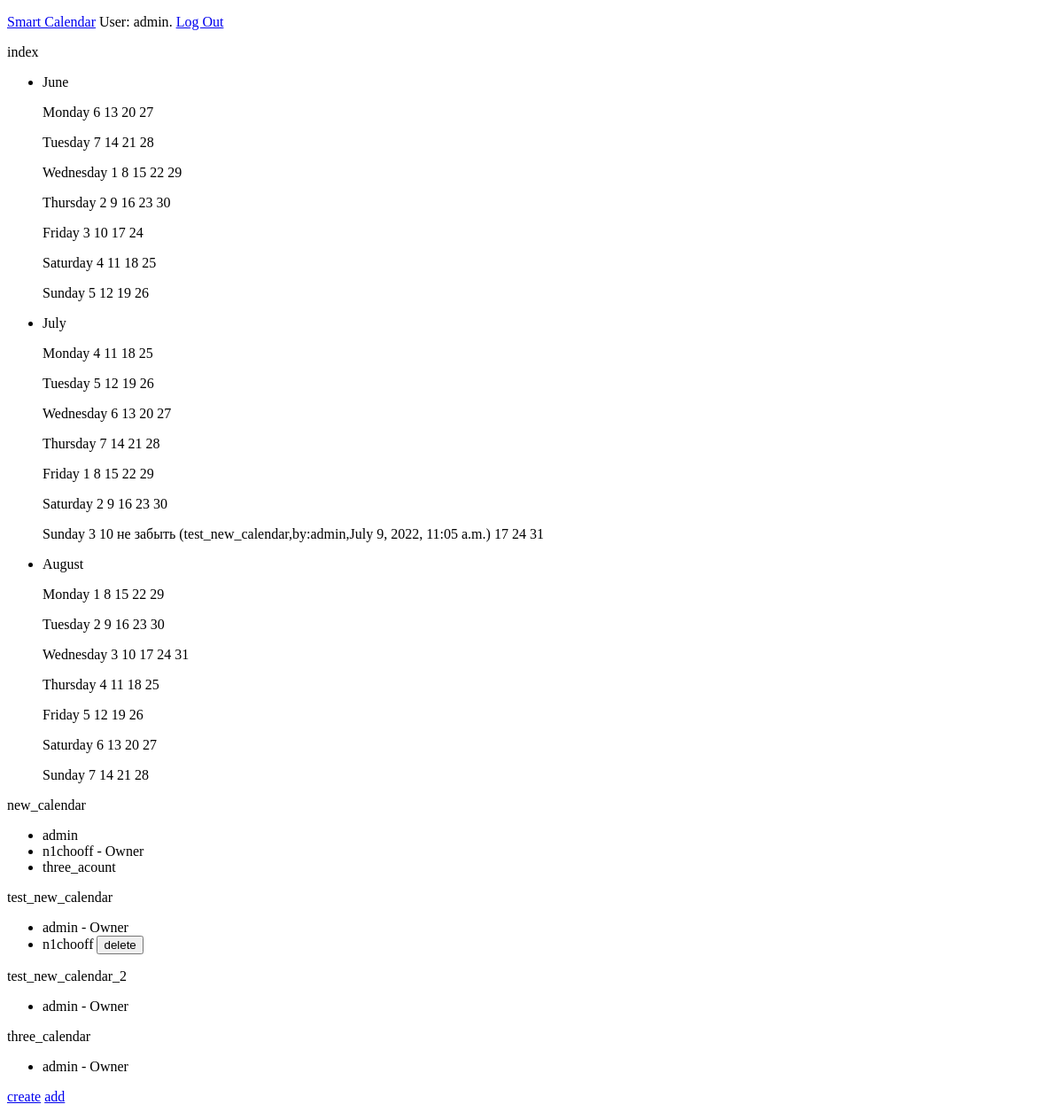
The app's page / (signed in), older data.
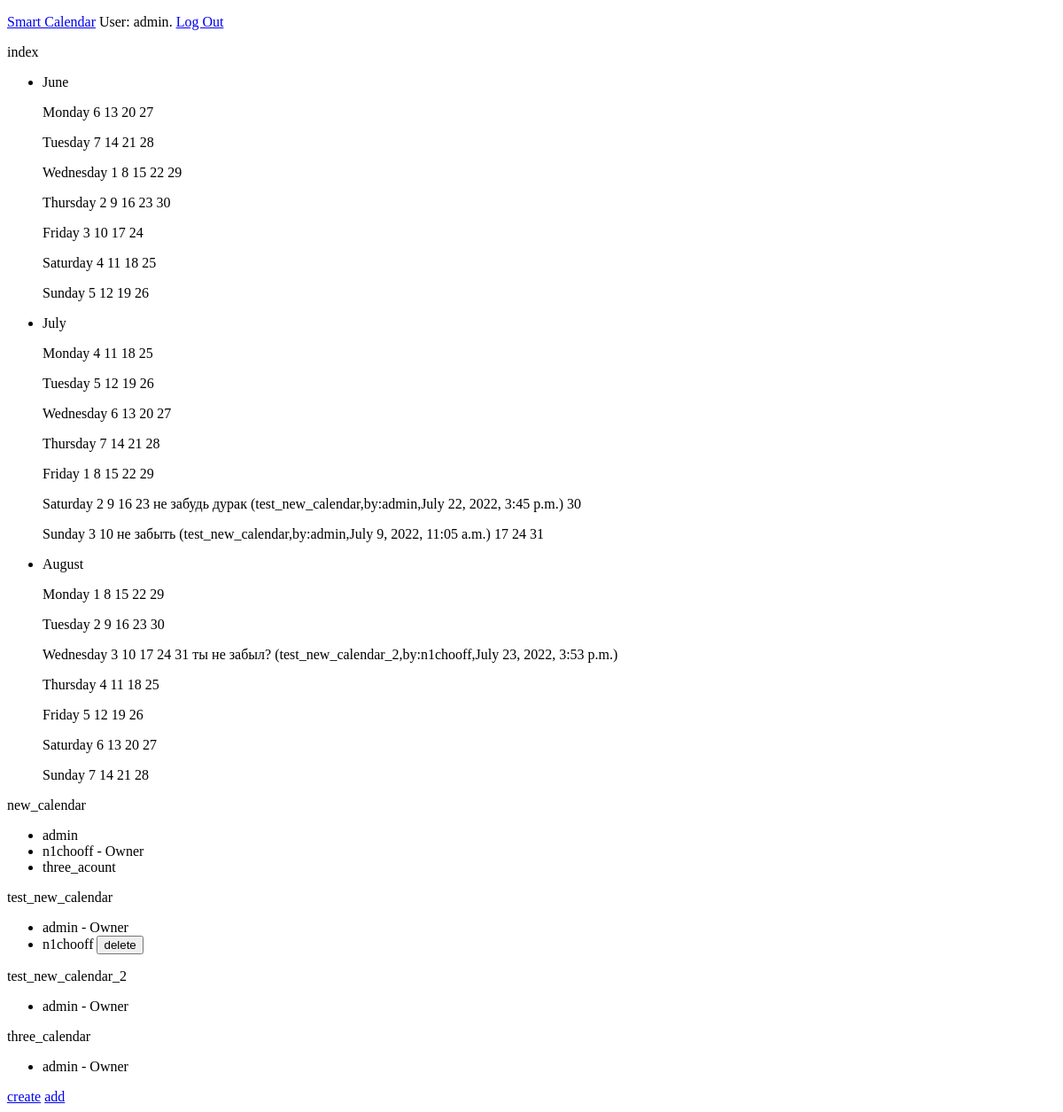
The same page, newer data.
### source/models.py (models this page shows)
class Notification(models.Model):
    calendar = models.ForeignKey(Calendar,on_delete=models.DO_NOTHING)
    text = models.CharField(max_length=350)
    data_to_notf = models.DateField()
    create_notf = models.ForeignKey(User,on_delete=models.DO_NOTHING)
    date_added = models.DateTimeField(auto_now=True)
    def __str__(self):
        if len(self.text) <= 50:
            return self.text
        else:
            return self.text[:50] + "..."

class Calendar(models.Model):
    code = models.CharField(max_length=8)
    owner = models.ForeignKey(User,on_delete=models.DO_NOTHING)
    name = models.CharField(max_length=64)
    members = models.ManyToManyField(User,related_name='members')
    def __str__(self):
        return self.name

### source/views.py (the view)
# urls.py: path('',views.index,name='index'),
def index(request):
    default_calendars = [CreateDefaultCalendar(month=datetime.now().month-1),CreateDefaultCalendar(),CreateDefaultCalendar(month=datetime.now().month+1)]
    if request.user.is_authenticated:
        calendars = Calendar.objects.filter(members=request.user).order_by('name')
        for calendar in calendars:
            notfs = Notification.objects.filter(calendar=calendar).order_by('data_to_notf')
            for default_calendar in default_calendars:
                default_calendar = UpdateCalendarToNotifications(default_calendar,notfs)
        context = {'calendars':calendars,'default_calendars':default_calendars}
    else:
        context = {'default_calendars':default_calendars}
    return render(request,'page/index.html',context)

### source/views.py (called while the page is built)
def CreateDefaultCalendar(year=datetime.now().year,month=datetime.now().month):
    calendar = {}
    get_calendar_days = calend.Calendar()
    calendar[calend.month_name[month]] = {}
    i = 0
    while i<7:
        calendar[calend.month_name[month]][calend.day_name[i]] = {}
        i+=1
    for days in get_calendar_days.itermonthdays2 (year,month):
        day,week_day = re.findall("\d+", str(days))
        if day != '0':
            calendar[calend.month_name[month]][calend.day_name[int(week_day)]][day] = {}
    return calendar

def UpdateCalendarToNotifications(calendar,notfs):
    get_calendar_days = calend.Calendar()
    if notfs:
        for notf in notfs:
            if notf:
                y,m,d=re.findall("\d+",str(notf.data_to_notf)) # y-year,m-month,d-day
                for days in get_calendar_days.itermonthdays2 (int(y),int(m)):
                    day,week_day = re.findall("\d+", str(days))
                    if calend.month_name[int(m)] in calendar:
                        if int(d) == int(day):
                            calendar[calend.month_name[int(m)]][calend.day_name[int(week_day)]][d]=notf
    return calendar

### source/templates/page/index.html (shortened to what this page needs)
{% extends "page/base.html" %}
{% block content %}
<p>index</p>
<div сlass="default_calendar">
    {% for default_calendar in default_calendars %}
        {% for month,week in default_calendar.items %}
        <div class="month">
            <ul><li>{{month}}</li> <p></p>
            {% for week_day,all_days in week.items %}
                {{week_day}}
                {% for day,notf in all_days.items %}
                    {{day}}
                    {% if notf %}
                        {{notf}} ({{notf.calendar}},by:{{notf.create_notf}},{{notf.date_added}})
                    {% endif %}
                {% endfor %}
            {% endfor %}
            </ul>
        </div>
        {% endfor %}
    {% endfor %}
</div>
{% if request.user.is_authenticated %}
    {% if calendars %}
        {% for c in calendars %}
            {{c}}
            <ul>
                {% for m in c.members.all %}
                    {% if m == c.owner %}
                        <li>{{m}} - Owner</li>
                    {% else %}
                        <li>{{m}}
                        {% if c.owner == request.user %}
                            <button onclick='myFunction("{{m.id}}","{{c.id}}")'>delete</button>
                        {% endif %}
                        </li>
                    {% endif %}
                {% endfor %}
            </ul>
        {% endfor %}
    {% else %}
            <p>Create you calendar, or connect another</p>
    {% endif %}
    <a href="{% url 'new_calend' %}">create</a>
    <a href="{% url 'enter_calend' %}">add</a>
{% else %}
    <p>Create an account to use all the site's features</p>
{% endif %}
{% endblock content %}

### source/templates/page/base.html (shortened to what this page needs)
<!DOCTYPE html>
<html>
<head>
</head>
<body>
    <p><a href="{% url 'index' %}">Smart Calendar</a>
    {% if user.is_authenticated %}
	    User: {{ user.username }}.
        <a href="{% url 'logout' %}">Log Out</a>
    {% else %}
	    <a href="{% url 'login' %}">log in</a>
        <a href="{% url 'register' %}">sign up</a>
    {% endif %}
    </p>
    {% block content %}
    {% endblock content %}
</body>
</html>

Row changes from the older to the newer data that the page shows:
added Notification: week_day "Saturday", all_days "2" "9" "16" "30", day "23", text "не забудь дурак", calendar "test_new_calendar", create_notf "admin", date_added "July 22, 2022, 3:45 p.m."
added Notification: week_day "Wednesday", all_days "3" "10" "17" "24", day "31", text "ты не забыл?", calendar "test_new_calendar_2", create_notf "n1chooff", date_added "July 23, 2022, 3:53 p.m."
Text that changed along with them:
list line gone: "Saturday 2 9 16 23 30"
list line gone: "Wednesday 3 10 17 24 31"
